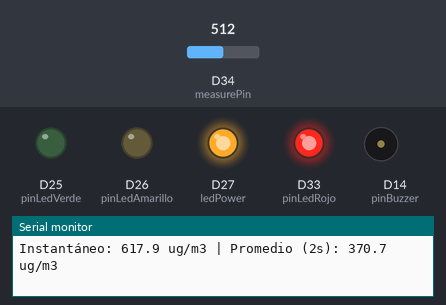
Bench run of a sketch on a simulated Arduino Due. Parts: output pins drawn as LEDs (lit = HIGH), buzzer (waves = sounding, pin HIGH), the last lines printed to the serial monitor. The test bench sets the inputs (shaded band); at power-on: D34 (measurePin) = 512 (analog values on the 0–1023 scale).

Above: at 1.2 s.
1.3 s: D34 (measurePin) set to 280
4.3 s: D34 (measurePin) set to 253
At 6.5 s:
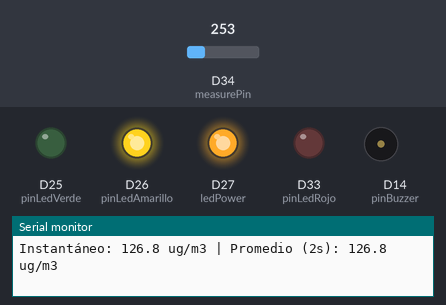
6.8 s: D34 (measurePin) set to 230
9.8 s: D34 (measurePin) set to 212
At 12.5 s:
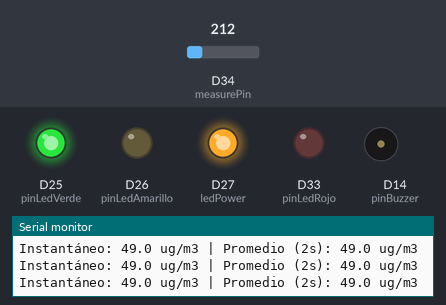
12.8 s: D34 (measurePin) set to 511
At 14.12 s:
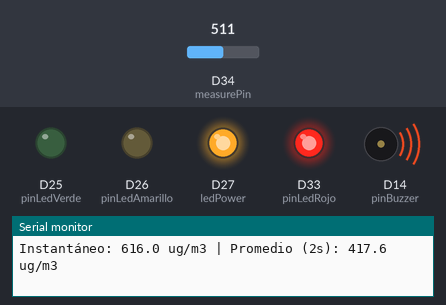
15.8 s: D34 (measurePin) set to 140
At 17.54 s:
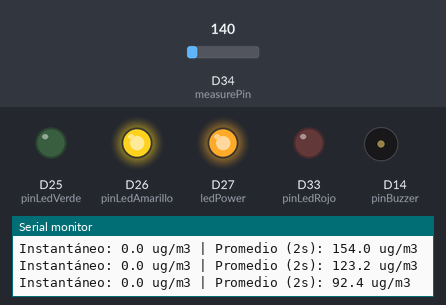
Timing chart, 0 to 19.2 s (numbered marks = the images above; inputs shaded):
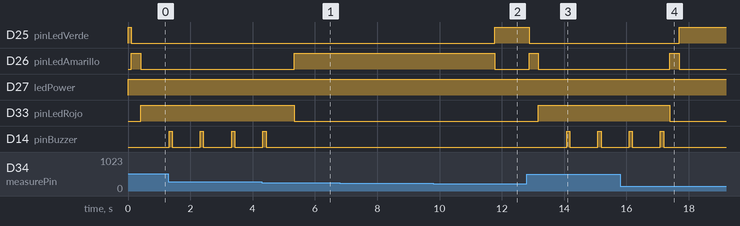

The sketch:

simulacion.ino
```cpp
const int measurePin = 34; // Vo (Cable Negro)
const int ledPower   = 27; // LED IRED (Cable Verde)

// Pines para LEDs de Alerta
const int pinLedVerde    = 25;
const int pinLedAmarillo = 26;
const int pinLedRojo     = 33;

// Pin para el Buzzer Activo (Configurado en D14)
const int pinBuzzer      = 14;

// Tiempos exactos del sensor (Toman 10 ms en total)
const int samplingTime = 280;
const int deltaTime    = 40;
const int sleepTime    = 9680;

// Parámetros de Calibración
float Voclean = 0.60;
float K       = 0.17;

// Promedio móvil ajustado a 100 ms por muestreo
const int numReadings = 20;
float readings[numReadings];
int readIndex = 0;
float total = 0.0;
float averageDust = 0.0;

// Contador para pitido intermitente sin pausar el sistema
int contadorBuzzer = 0;

void setup() {
  Serial.begin(115200);

  pinMode(ledPower, OUTPUT);
  digitalWrite(ledPower, HIGH);

  pinMode(pinLedVerde, OUTPUT);
  pinMode(pinLedAmarillo, OUTPUT);
  pinMode(pinLedRojo, OUTPUT);

  pinMode(pinBuzzer, OUTPUT);
  digitalWrite(pinBuzzer, LOW); // Inicialmente apagado

  analogReadResolution(12);

  for (int i = 0; i < numReadings; i++) {
    readings[i] = 0.0;
  }
}

void loop() {
  // 1. Pulso y lectura analógica (Toma 10 ms)
  digitalWrite(ledPower, LOW);
  delayMicroseconds(samplingTime);

  int voMeasured = analogRead(measurePin);

  delayMicroseconds(deltaTime);
  digitalWrite(ledPower, HIGH);
  delayMicroseconds(sleepTime);

  // 2. Conversión a Voltaje y Densidad (ug/m3)
  float voltage = voMeasured * (3.3 / 4095.0);

  float dustDensity = 0.0;
  if (voltage > Voclean) {
    dustDensity = ((voltage - Voclean) / K) * 100.0;
  }

  // 3. Filtro de Promedio Móvil (20 muestras = 2 segundos)
  total = total - readings[readIndex];
  readings[readIndex] = dustDensity;
  total = total + readings[readIndex];
  readIndex = (readIndex + 1) % numReadings;
  averageDust = total / numReadings;

  // 4. Semáforo de Alerta y Control del Buzzer
  if (averageDust < 50.0) {
    // ESTADO VERDE (Seguro)
    digitalWrite(pinLedVerde, HIGH);
    digitalWrite(pinLedAmarillo, LOW);
    digitalWrite(pinLedRojo, LOW);
    digitalWrite(pinBuzzer, LOW);
    contadorBuzzer = 0;
  }
  else if (averageDust >= 50.0 && averageDust <= 150.0) {
    // ESTADO AMARILLO (Precaución - Solo visual)
    digitalWrite(pinLedVerde, LOW);
    digitalWrite(pinLedAmarillo, HIGH);
    digitalWrite(pinLedRojo, LOW);
    digitalWrite(pinBuzzer, LOW);
    contadorBuzzer = 0;
  }
  else {
    // ESTADO ROJO (Peligro - Alerta Visual y Sonora Intermitente)
    digitalWrite(pinLedVerde, LOW);
    digitalWrite(pinLedAmarillo, LOW);
    digitalWrite(pinLedRojo, HIGH);

    // Genera un pitido corto de 100ms cada 10 ciclos (1 segundo)
    contadorBuzzer++;
    if (contadorBuzzer >= 10) {
      digitalWrite(pinBuzzer, HIGH); // Emitir pulso corto
      contadorBuzzer = 0;
    } else {
      digitalWrite(pinBuzzer, LOW);  // Silencio entre pulsos
    }
  }

  // 5. Impresión en Monitor Serie
  Serial.print("Instantáneo: ");
  Serial.print(dustDensity, 1);
  Serial.print(" ug/m3 | Promedio (2s): ");
  Serial.print(averageDust, 1);
  Serial.println(" ug/m3");

  delay(90); // 90 ms + 10 ms del ciclo del sensor = 100 ms total
}
```

Measured:
- the behaviour switches between 266 and 265 on D34 (measurePin) (found by bisection; images 0 and 1)
- the behaviour switches between 213 and 212 on D34 (measurePin) (found by bisection; images 1 and 2)
- after the input at 4.3 s, D26 (pinLedAmarillo): LOW → HIGH after 1.0 s; D33 (pinLedRojo): HIGH → LOW after 1.0 s; D14 (pinBuzzer): goes on until 4.4 s, then stays LOW
- after the input at 9.8 s, D25 (pinLedVerde): LOW → HIGH after 2.0 s; D26 (pinLedAmarillo): HIGH → LOW after 2.0 s
- after the input at 12.8 s, D25 (pinLedVerde): HIGH → LOW after 0.07 s; D26 (pinLedAmarillo): LOW → HIGH after 0.07 s, → LOW 0.30 s later; D33 (pinLedRojo): LOW → HIGH after 0.37 s; D14 (pinBuzzer): alternates HIGH for 0.10 s and LOW for 0.90 s, starting after 1.3 s
- after the input at 15.8 s, D25 (pinLedVerde): LOW → HIGH after 1.9 s; D26 (pinLedAmarillo): LOW → HIGH after 1.6 s, → LOW 0.30 s later; D33 (pinLedRojo): HIGH → LOW after 1.6 s; D14 (pinBuzzer): goes on until 17.2 s, then stays LOW
- by itself, D14 (pinBuzzer): alternates HIGH for 0.10 s and LOW for 0.90 s
